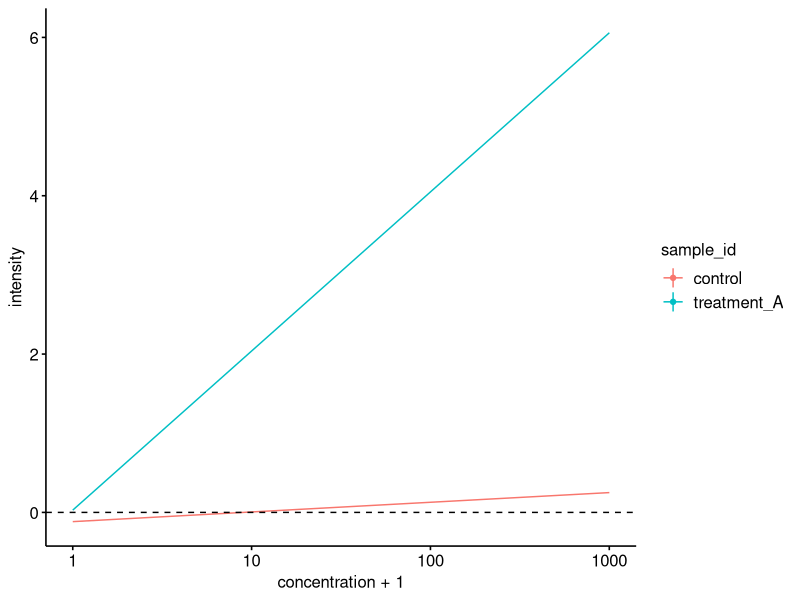

Here is the R script that generated this plot: (Note: this script raises an error after producing the figure.)
## ---- chunk 1
knitr::opts_chunk$set(echo = TRUE)
## ---- chunk 2
library(tidyverse)
## ---- chunk 3

# === simulate some linear dose ~ response data with noise ===

# --- number of concentrations measured ---

dose <- c(10**(3:0), 0)
names(dose) <- paste("conc", c(1:(length(dose) - 1), 0), sep = "_")

# --- number of conditions measured ---

# effect sizes
cond <- rep(c(0, 2, 40, 10, 0), each = 2)
names(cond) <- paste(rep(c("control", paste("treatment", LETTERS[1:4], sep = "_")), 
                         each = 2), c(1, 2), sep = ".")

# generate random table (set 1)

set.seed(1757)

sapply(cond, function(i) rnorm(dose, mean = i * log10(dose + 1), sd = .4) )%>% 
  round(digits = 3) %>% 
  data.frame(row.names = names(dose)) %>% t %>% 
  data.frame() %>% 
  cbind(table_id = paste("table", rep(c(1, 1, 2, 2, 3), each = 2), sep = "_")) %>% 
  as_tibble(rownames = "sample_id") %>% 
  separate("sample_id", sep = "\\.", into = c("sample_id", "replicate_id")) %>% 
  mutate(replicate_id = str_c("replicate_", replicate_id)) -> all_plates.1

# generate random table (set 2)

set.seed(8041)

sapply(cond, function(i) rnorm(dose, mean = i * log10(dose + 1), sd = .4) )%>% 
  round(digits = 3) %>% 
  data.frame(row.names = names(dose)) %>% t %>% 
  as_tibble(rownames = "exp_id") %>%
  select(exp_id, conc_2, conc_0) -> all_plates.2

# plate_1 is wide without assignments

plate_1 <- all_plates.1 %>% 
  filter(table_id == "table_1") %>% select(-table_id) %>% 
  as.data.frame()

# plate_2 is wide with assignments

plate_2 <- all_plates.1 %>% 
  filter(table_id == "table_2") %>% select(-table_id) %>% 
  as.data.frame()

# plate_3 is wide with assignments, but mixed

plate_3 <- all_plates.1 %>% 
  filter(table_id == "table_3") %>% select(-table_id) %>% 
  select(sample_id, replicate_id, conc_1, conc_3, conc_2, conc_4, conc_0) %>% 
  as.data.frame()

# plate_4 is randomized order different style without treatment_D.2 and
# replicate .1 is systematically higher (for treatments) than the others

set.seed(120853)

plate_4 <- all_plates.2 %>% 
  filter(exp_id != "treatment_D.2") %>% 
  group_split(str_detect(exp_id, "^t.+1$"), keep = FALSE) %>% 
  modify_at(2, ~mutate_at(., vars(one_of("conc_2")), list(~ . + 10))) %>% 
  bind_rows() %>%
  sample_n(nrow(.)) %>% 
  as.data.frame()

rm(cond, list = ls(pattern = "all_plates"))

# print the unlabelled table (works also with plate_2 etc.)

plate_1 %>% 
  mutate(anonymous = str_c("<b>", 1:nrow(.), "</b>")) %>% 
  select(-ends_with("id")) %>% 
  select("anonymous", everything()) %>% 
  knitr::kable(format = "markdown", align = "c",
               col.names = c(" ", LETTERS[1:ncol(.) - 1]))
## ---- chunk 4
plate_1 %>% 
  mutate_at(vars(ends_with("id")), ~str_c("<b>", ., "</b>")) %>% 
  knitr::kable(format = "markdown", align = "c",
               col.names = c(" ", " ", colnames(.)[3:ncol(.)]))
## ---- chunk 5
plate_1 %>% 
  # -- start counting --
  gather(key = "concentration", value = "intensity", -sample_id, -replicate_id) %>% 
  mutate(concentration = str_c(dose[concentration], " µM")) %>% 
  group_by(sample_id, concentration) %>% 
  summarize(mean = round(mean(intensity), 3), sd = round(sd(intensity), 3)) %>% 
  # -- stop counting --
  knitr::kable(format = "markdown", align = "r")
## ---- chunk 6
plate_1 %>% 
  gather(key = "concentration", value = "intensity", -sample_id, -replicate_id) %>% 
  mutate(concentration = dose[concentration]) %>% 
  # -- start counting --
  ggplot(aes(x = concentration + 1, y = intensity, color = sample_id)) +
  geom_smooth(method = lm, se = FALSE, size = .5) +
  geom_hline(yintercept = 0, linetype = "dashed") +
  stat_summary(fun.data = mean_sdl, geom = "linerange") +
  stat_summary(fun.data = mean_sdl, geom = "point") +
  scale_x_log10() + 
  # -- stop counting --
  theme_classic(base_size = 12) + theme(
    axis.ticks  = element_line(colour = "black"),
    axis.text   = element_text(size = 12, colour = "black"),
    legend.text = element_text(size = 12)
  )
## ---- chunk 7
plate_1 <- plate_1 %>% 
  select_at(vars(starts_with("conc"))) %>% 
  as.data.frame()

colnames(plate_1) <- LETTERS[1:ncol(plate_1)]

# save some plates as csv

lapply(ls(pattern = "plate_[1-3]"), function(x) write_csv(
  eval(as.name(x)), path = str_c("./part_10-working_with_tables_files/", x, ".csv")))

# save assignments as RData

save(plate_4, dose, file = "./part_10-working_with_tables_files/plates.RData")

rm("dose", list = ls(pattern = "plate_"))
